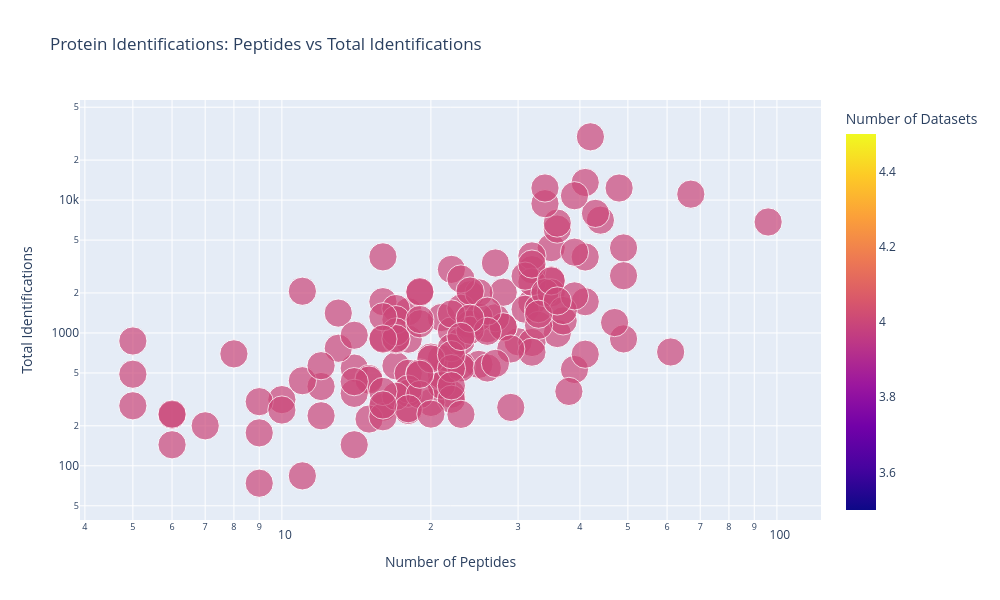
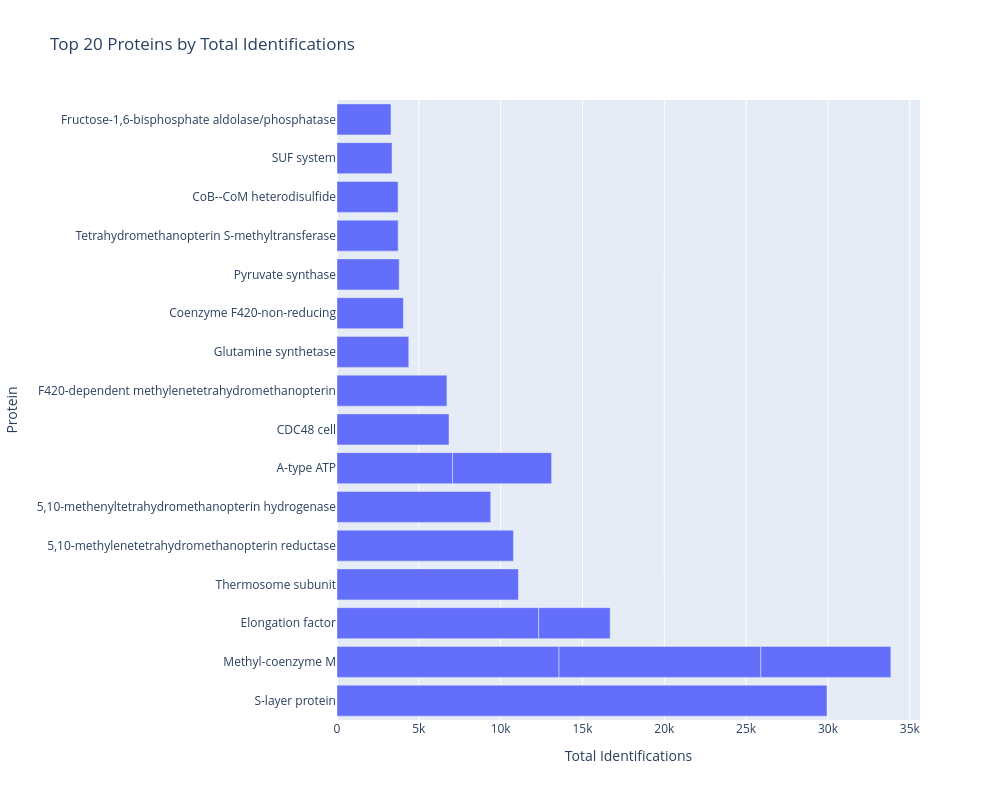

Notebook code cell kept with these figures, in order:
### Code cell
# Interactive Visualizations

## Scatter Plot: Proteins by Number of Peptides and Datasets
fig = px.scatter(proteins_all,
                 x='Num Peptides',
                 y='Total Identifications',
                 color='Num Datasets',
                 size='Num Datasets',
                 hover_name='Protein ID',
                 title='Protein Identifications: Peptides vs Total Identifications',
                 labels={'Num Peptides': 'Number of Peptides',
                        'Total Identifications': 'Total Identifications',
                        'Num Datasets': 'Number of Datasets'},
                 log_x=True,
                 log_y=True)

fig.update_layout(width=1000, height=600)
fig.show()

## Top Proteins by Identifications
top_proteins = proteins_all.nlargest(20, 'Total Identifications').copy()

# Extract protein names for better display
def extract_protein_name(protein_id):
    parts = str(protein_id).split()
    if len(parts) > 1:
        return ' '.join(parts[1:3])  # Take first two words after accession
    return str(protein_id)

top_proteins['Protein Name'] = top_proteins['Protein ID'].apply(extract_protein_name)

fig = px.bar(top_proteins,
             x='Total Identifications',
             y='Protein Name',
             orientation='h',
             title='Top 20 Proteins by Total Identifications',
             labels={'Total Identifications': 'Total Identifications',
                    'Protein Name': 'Protein'})

fig.update_layout(width=1000, height=800)
fig.show()

### Figure 1 — Plotly figure (JSON) as saved in the notebook; plotly's stock layout.template omitted (floating-point values rounded to 4 significant figures; data arrays with more than 128 entries replaced by an {"elided": "..."} marker saying what was removed)
{"data": [{"hovertemplate": "<b>%{hovertext}</b><br><br>Number of Peptides=%{x}<br>Total Identifications=%{y}<br>Number of Datasets=%{marker.color}<extra></extra>", "hovertext": {"elided": "150 str values"}, "legendgroup": "", "marker": {"color": {"elided": "150 int values"}, "coloraxis": "coloraxis", "size": {"elided": "150 int values"}, "sizemode": "area", "sizeref": 0.01, "symbol": "circle"}, "mode": "markers", "name": "", "orientation": "v", "showlegend": false, "type": "scatter", "x": {"elided": "150 int values"}, "xaxis": "x", "y": {"elided": "150 int values"}, "yaxis": "y"}], "layout": {"coloraxis": {"colorbar": {"title": {"text": "Number of Datasets"}}, "colorscale": [[0, "#0d0887"], [0.1111, "#46039f"], [0.2222, "#7201a8"], [0.3333, "#9c179e"], [0.4444, "#bd3786"], [0.5556, "#d8576b"], [0.6667, "#ed7953"], [0.7778, "#fb9f3a"], [0.8889, "#fdca26"], [1, "#f0f921"]]}, "height": 600, "legend": {"itemsizing": "constant", "tracegroupgap": 0}, "title": {"text": "Protein Identifications: Peptides vs Total Identifications"}, "width": 1000, "xaxis": {"anchor": "y", "domain": [0, 1], "title": {"text": "Number of Peptides"}, "type": "log"}, "yaxis": {"anchor": "x", "domain": [0, 1], "title": {"text": "Total Identifications"}, "type": "log"}}}

### Figure 2 — Plotly figure (JSON) as saved in the notebook; plotly's stock layout.template omitted (floating-point values rounded to 4 significant figures)
{"data": [{"hovertemplate": "Total Identifications=%{x}<br>Protein=%{y}<extra></extra>", "legendgroup": "", "marker": {"color": "#636efa", "pattern": {"shape": ""}}, "name": "", "orientation": "h", "showlegend": false, "textposition": "auto", "type": "bar", "x": [29944, 13567, 12333, 12327, 11086, 10785, 9395, 7943, 7061, 6843, 6717, 6052, 4386, 4364, 4056, 3800, 3738, 3732, 3362, 3299], "xaxis": "x", "y": ["S-layer protein", "Methyl-coenzyme M", "Methyl-coenzyme M", "Elongation factor", "Thermosome subunit", "5,10-methylenetetrahydromethanopterin reductase", "5,10-methenyltetrahydromethanopterin hydrogenase", "Methyl-coenzyme M", "A-type ATP", "CDC48 cell", "F420-dependent methylenetetrahydromethanopterin", "A-type ATP", "Glutamine synthetase", "Elongation factor", "Coenzyme F420-non-reducing", "Pyruvate synthase", "Tetrahydromethanopterin S-methyltransferase", "CoB--CoM heterodisulfide", "SUF system", "Fructose-1,6-bisphosphate aldolase/phosphatase"], "yaxis": "y"}], "layout": {"barmode": "relative", "height": 800, "legend": {"tracegroupgap": 0}, "title": {"text": "Top 20 Proteins by Total Identifications"}, "width": 1000, "xaxis": {"anchor": "y", "domain": [0, 1], "title": {"text": "Total Identifications"}}, "yaxis": {"anchor": "x", "domain": [0, 1], "title": {"text": "Protein"}}}}
